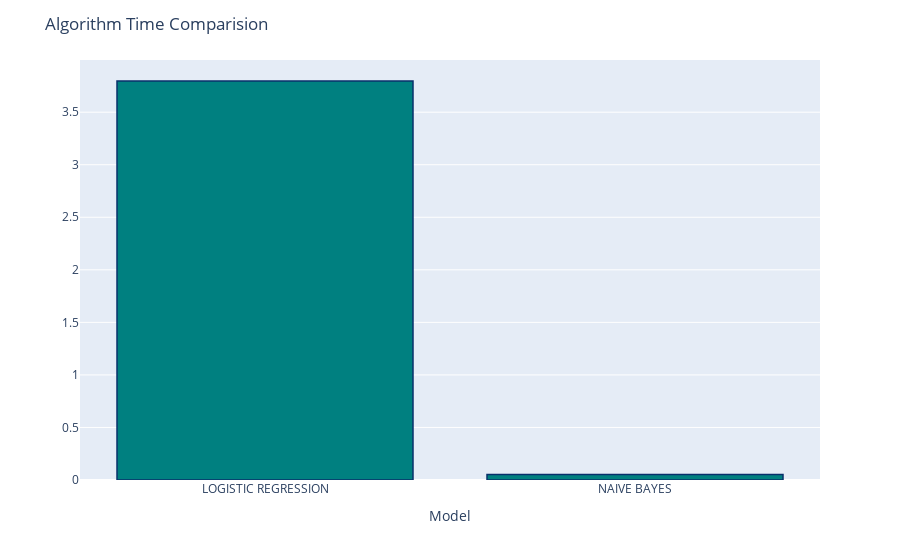

The notebook cell this image was saved under:
### Code cell
fig = px.bar(x=list(algo_time.keys()), y=list(algo_time.values()))
fig.update_traces(marker_color='teal', marker_line_color='rgb(8,48,107)', marker_line_width=1.5)
fig.update_layout(title="Algorithm Time Comparision", xaxis_title="Model", yaxis_title="")
fig.show()

### Figure 1 — Plotly figure (JSON) as saved in the notebook; plotly's stock layout.template omitted (floating-point values rounded to 4 significant figures)
{"data": [{"alignmentgroup": "True", "hovertemplate": "x=%{x}<br>y=%{y}<extra></extra>", "legendgroup": "", "marker": {"color": "teal", "line": {"color": "rgb(8,48,107)", "width": 1.5}, "pattern": {"shape": ""}}, "name": "", "offsetgroup": "", "orientation": "v", "showlegend": false, "textposition": "auto", "type": "bar", "x": ["LOGISTIC REGRESSION", "NAIVE BAYES"], "xaxis": "x", "y": [3.797, 0.05198], "yaxis": "y"}], "layout": {"barmode": "relative", "legend": {"tracegroupgap": 0}, "margin": {"t": 60}, "title": {"text": "Algorithm Time Comparision"}, "xaxis": {"anchor": "y", "domain": [0, 1], "title": {"text": "Model"}}, "yaxis": {"anchor": "x", "domain": [0, 1], "title": {"text": ""}}}}
